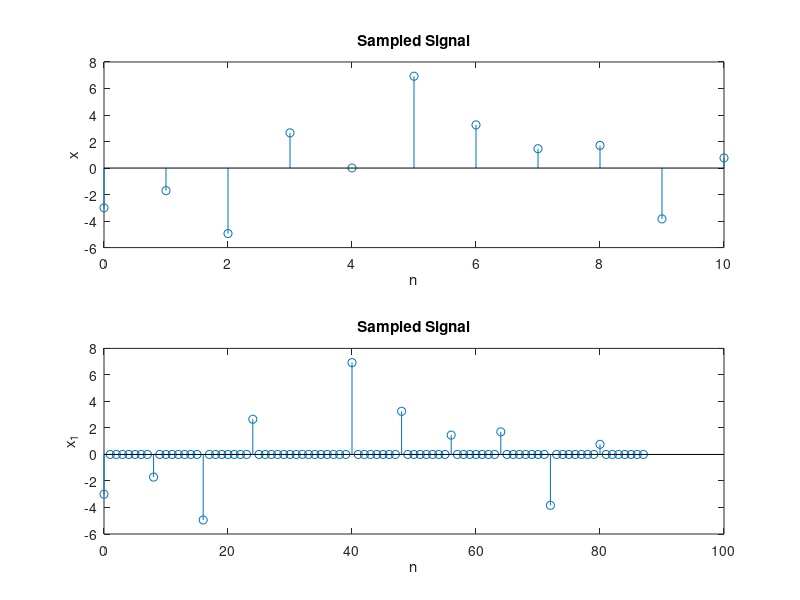
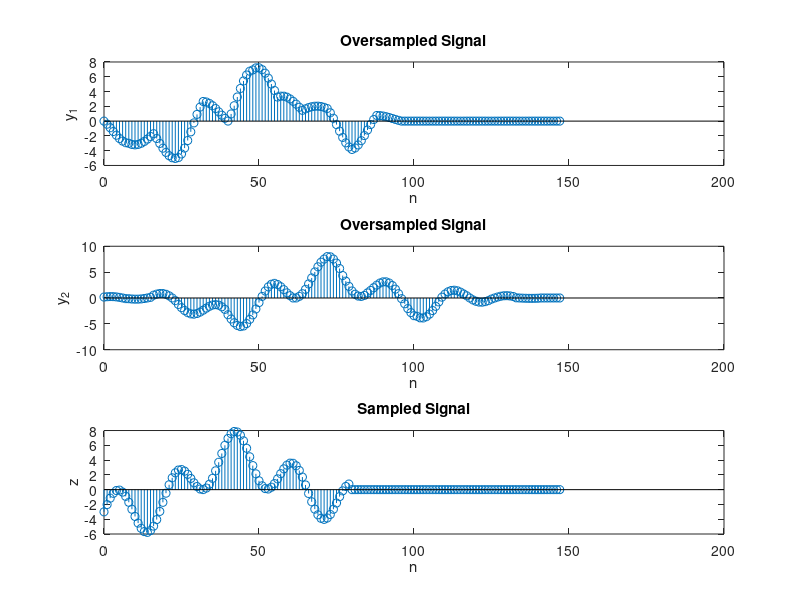

The MATLAB source for these figures, in order:
%Seth Barger
%EE 351

clearvars; clc;

f = 2000;
f2 = 16000;
T = 1/f;
T2 = 1/f2;
n = 0:1:10;
n3 = 0:1:147;
nz = 0:1:79;
t = linspace(0,.005,10000);

xt = cos(2*pi*400*t) + 3*sin(2*pi*850*t) - 4*cos(2*pi*180*t);
x = cos(2*pi*400*n*T) + 3*sin(2*pi*850*n*T) - 4*cos(2*pi*180*n*T);
z = cos(2*pi*400*nz*T2) + 3*sin(2*pi*850*nz*T2) - 4*cos(2*pi*180*nz*T2);
a = [1,0,0,0,0,0,0,0];
n1 = 0:1:87;
x1 = kron(x,a);

subplot(2,1,1)
stem(n,x)
title('Sampled Signal')
xlabel('n')
ylabel('x')

subplot(2,1,2)
stem(n1,x1)
title('Sampled Signal')
xlabel('n')
ylabel('x_1')

i = -8: 8;
h = 8*sin(pi*i/8)./(pi*i);
h(9)=1;

figure (2)
y1 = conv(x1,h);
y1 = [y1, zeros(1,length(n3)-length(y1))];
n2 = 0:1:103;
subplot(3,1,1)
stem(n3,y1)
title('Oversampled Signal')
xlabel('n')
ylabel('y_1')

i = -30: 30;
h2 = 8*sin(pi*i/8)./(pi*i);
h2(31)=1;

y2 = conv(x1,h2);
subplot(3,1,2)
stem(n3,y2)
title('Oversampled Signal')
xlabel('n')
ylabel('y_2')

z = [z, zeros(1,length(n3)-length(z))];
subplot(3,1,3)
stem(n3,z)
title('Sampled Signal')
xlabel('n')
ylabel('z')


